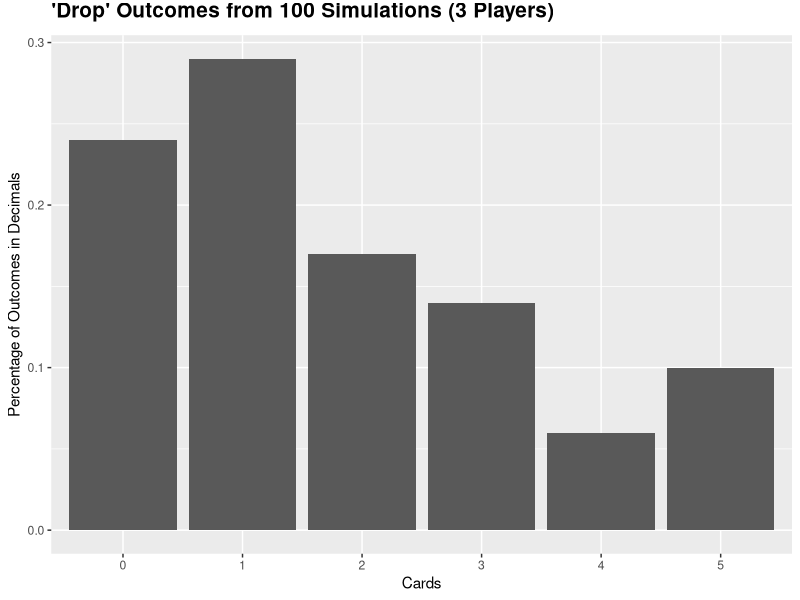
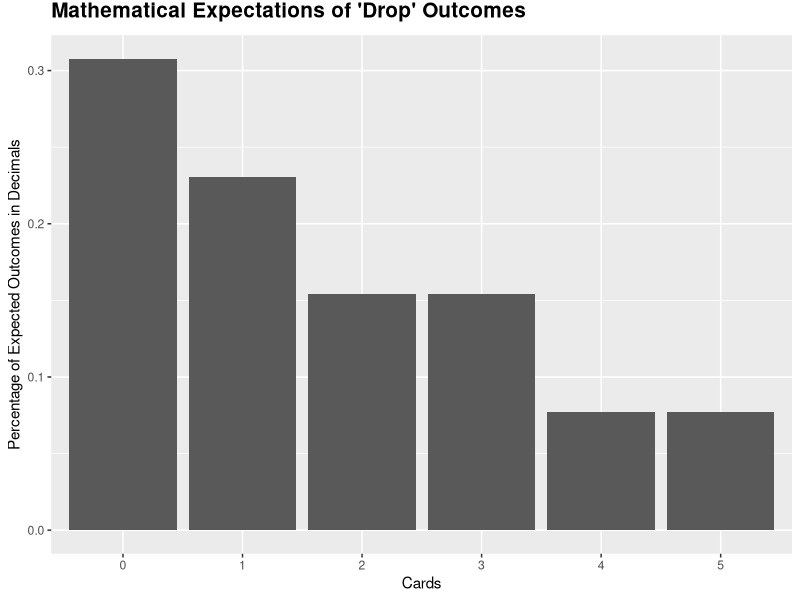

Recreate these plots in R, in order. (Note: this script raises an error after producing the figures.)
## ---- chunk 1

data <- read.csv("data/100-game-results.csv")

library(ggplot2)

data$deaddrop <- factor(data$deaddrop)

ggplot(data) + 
  geom_bar(aes(deaddrop,..count../100)) +
  xlab("Cards") +
  ylab("Percentage of Outcomes in Decimals") +
  ggtitle("'Drop' Outcomes from 100 Simulations (3 Players)") +
  theme(plot.title=element_text(size=15, face="bold",vjust=2))

## ---- chunk 2

ggplot(data=data.frame(prob=c(4/13,3/13,2/13,2/13,1/13,1/13),
                       name=factor(c(0,1,2,3,4,5)))) +
  geom_bar(aes(name,prob), stat="identity") +
  xlab("Cards") +
  ylab("Percentage of Expected Outcomes in Decimals") +
  ggtitle("Mathematical Expectations of 'Drop' Outcomes") +
  theme(plot.title=element_text(size=15, face="bold",vjust=2))

## ---- chunk 3

# function to remove draws from the deck
remove.values <- function(x,y) {
  indices <- c()
    for(i in 1:length(x)) {
      index <- grep(x[i],y)
      if(index[1] %in% indices) {
        if(index[2] %in% indices) {
          if(index[3] %in% indices){
            if(index[4] %in% indices){
              indices <- c(index[5],indices)
            } else { indices <- c(index[4],indices) }
          } else { indices <- c(index[3],indices) }
        } else { indices <- c(index[2],indices) }
      } else { indices <- c(index[1],indices) }
    } 
  print(indices)
}

# function to simulate the game
simulate.game <- function(x) {
  
  # warning if x does not meet specific parameters  
  if(x == 1 | x > 4) { 
    stop("x must be a number between 2 and 4") 
  }

  deck <- c(rep(0,4),rep(1,3),rep(2,2),rep(3,2),4,5)

  # the stash
  stash <- sample(deck,x,replace = F)
  deck <- deck[-remove.values(stash,deck)]

  # the drop
  drop <- sample(deck,1,replace = F)
  deck <- deck[-remove.values(drop,deck)]
  
  # remaining cards in deck
  r <- length(deck)
  
  # player1's hand
  player1 <- sample(deck,floor(r/x),replace = F)
  deck <- deck[-remove.values(player1,deck)]
  
  # player2's hand
  player2 <- sample(deck,floor(r/x),replace = F)
  deck <- deck[-remove.values(player2,deck)]
  
  # player 3's hand
  if(length(deck) > 0) {
    player3 <- sample(deck,floor(r/x),replace = F)
    deck <- deck[-remove.values(player3,deck)]
  } else { player3 <- NA }
  
  # player 4's hand
  if(length(deck) > 0){
    player4 <- sample(deck,floor(r/x),replace = F)
    deck <- deck[-remove.values(player4,deck)]
  } else { player4 <- NA }
  
  # function outcome is a list of all results
  list(player1 = player1, player2 = player2, player3 = player3, player4 = player4,
       stash = stash, drop = drop)
}

## ---- chunk 4

# full Dead Drop deck
full.deck <- c(rep(0,4),rep(1,3),rep(2,2),rep(3,2),4,5)

calculate.probs <- function(l,x) {
  # information available to the player
  available <- c(l$player1, l$stash)
  # the number we want to run prob on 
  number <- table(grepl(x,available))[2]
  if(is.na(number)) { number <- 0 }
  # how many are normally in the deck
  normal <- table(full.deck)[x+1]
  pA <- normal/13
  if(is.na(l$player3)) {
    pBA <- choose(normal-1,number)/choose(12,7)
    pB <- choose(normal,number)/choose(13,7)
  } else {
    pBA <- choose(normal-1,number)/choose(12,6)
    pB <- choose(normal,number)/choose(13,6)
  }
  bayes.theorem(pA,pBA,pB)
}

bayes.theorem <- function(x,y,z) { round(((x*y)/z)*100,2) }

game.results <- data.frame(prob0=c(0),
                           prob1=c(0),
                           prob2=c(0),
                           prob3=c(0),
                           prob4=c(0),
                           prob5=c(0),
                           drop=c(0))

## ---- chunk 5

# set.seed for reproducing my simulations
set.seed(50)
# this runs the simulate game function 500 times and stores the results in an object
simulations <- replicate(500,simulate.game(3))

# now I'm going to loop through the results and bind them to my data frame
x <- 1
while(x <= 500){
  game.results <- rbind(game.results,
                        c(calculate.probs(simulations[,x],0),
                          calculate.probs(simulations[,x],1),
                          calculate.probs(simulations[,x],2),
                          calculate.probs(simulations[,x],3),
                          calculate.probs(simulations[,x],4),
                          calculate.probs(simulations[,x],5),
                          simulations[,x]$drop))
  x <- x + 1
}

## ---- chunk 6
game.results <- game.results[-1,]
rownames(game.results) <- 1:nrow(game.results)
ggplot(game.results) + geom_bar(aes(factor(drop),..count../500)) +
  xlab("Cards") +
  ylab("Percentage of Outcomes in Decimals") +
  ggtitle("'Drop' Outcomes from 500 Simulations (3 Players)") +
  theme(plot.title=element_text(size=15, face="bold",vjust=2))

## ---- chunk 7

# Looking at whether dead drop is included in predictions

game.results$predictor <- apply(game.results,1,function(x) which(x==max(x)))

deaddrop.predicted <- function(x,y) {
  (y + 1) %in% x[[1]]
}

deaddrop.true <- function(x,y) {
  if(length(x) > 1) { 
   FALSE
  } else if(x[1]==y+1) {
    TRUE
  } else { FALSE }
}

predicted <- c()
true <- c()

for(i in 1:length(game.results$predictor)) {
  predicted <- c(predicted,deaddrop.predicted(game.results$predictor[i],game.results$drop[i]))
  true <- c(true, deaddrop.true(game.results$predictor[[i]],game.results$drop[i]))
}

game.results$predicted <- predicted
game.results$trueprediction <- true

# Is a random number better at predicting the dead drop?

set.seed(100)
game.results$random <- sample(full.deck,500, replace=T)

library(dplyr)

game.results <- game.results %>% mutate(randompredicted = (drop == random))

## ---- chunk 8

simulation.outcome <- matrix(c(table(game.results$trueprediction),table(game.results$randompredicted)),ncol=2,byrow = T)
colnames(simulation.outcome) <- c("Failed","Succeeded")
rownames(simulation.outcome) <- c("Probability Prediction","Random Prediction")

library(knitr)
kable(simulation.outcome, caption="Success of Methods in Predicting the Drop")

## ---- chunk 9

# our observed values
chi.square.df <- data.frame(observed=c(384,399,116,101)) 

# calculated the expected values
chi.square.df$expected <- c((384+116)*(384+399)/1000,
                            (399+101)*(384+399)/1000,
                            (384+116)*(116+101)/1000,
                            (399+101)*(116+101)/1000)

require(dplyr)
chi.square.df <- chi.square.df %>%
  # observed - expected
  mutate(`|O-E|` = observed-expected) %>%
  # observed - expected squared
  mutate(`|O-E|^2` = `|O-E|`^2) %>%
  # observed - expected squared/ expected
  mutate(`|O-E|^2/E` = `|O-E|^2`/expected)

# the test statistic
test.statistic <- sum(chi.square.df$`|O-E|^2/E`)

# degrees of freedom
df <- (2-1)*(2-1)

## ---- chunk 10

1-pchisq(test.statistic,df=df)

## ---- chunk 11

# set.seed for reproducing my simulations
set.seed(50)
# this runs the simulate game function 500 times and stores the results in an object
simulations2 <- replicate(500,simulate.game(2))

game.results2 <- data.frame(prob0=c(0),
                           prob1=c(0),
                           prob2=c(0),
                           prob3=c(0),
                           prob4=c(0),
                           prob5=c(0),
                           drop=c(0))

# now I'm going to loop through the results and bind them to my data frame
x <- 1
while(x <= 500){
  game.results2 <- rbind(game.results2,
                        c(calculate.probs(simulations2[,x],0),
                          calculate.probs(simulations2[,x],1),
                          calculate.probs(simulations2[,x],2),
                          calculate.probs(simulations2[,x],3),
                          calculate.probs(simulations2[,x],4),
                          calculate.probs(simulations2[,x],5),
                          simulations2[,x]$drop))
  x <- x + 1
}

game.results2 <- game.results2[-1,]
rownames(game.results2) <- 1:nrow(game.results2)

## ---- chunk 12
game.results2$predictor <- apply(game.results2,1,function(x) which(x==max(x)))

predicted <- c()
true <- c()

for(i in 1:length(game.results2$predictor)) {
  predicted <- c(predicted,deaddrop.predicted(game.results2$predictor[i],game.results2$drop[i]))
  true <- c(true, deaddrop.true(game.results2$predictor[[i]],game.results2$drop[i]))
}

game.results2$predicted <- predicted
game.results2$trueprediction <- true

# Is a random number better at predicting the dead drop?

set.seed(100)
game.results2$random <- sample(full.deck,500, replace=T)

game.results2 <- game.results2 %>% mutate(randompredicted = (drop == random))

## ---- chunk 13

ggplot(game.results2) + geom_bar(aes(factor(drop),..count../500)) +
  xlab("Cards") +
  ylab("Percentage of Outcomes in Decimals") +
  ggtitle("'Drop' Outcomes from 500 Simulations (2 Players)") +
  theme(plot.title=element_text(size=15, face="bold",vjust=2))

## ---- chunk 14

simulation2.outcome <- matrix(c(table(game.results2$trueprediction),table(game.results2$randompredicted)),ncol=2,byrow = T)
colnames(simulation2.outcome) <- c("Failed","Succeeded")
rownames(simulation2.outcome) <- c("Probability Prediction","Random Prediction")

kable(simulation2.outcome, caption="Success of Methods in Predicting the Drop")

## ---- chunk 15

simulation2.test <- chisq.test(simulation2.outcome, correct=F)
test.statistic2 <- as.numeric(simulation2.test$statistic)

## ---- chunk 16
1-pchisq(test.statistic2,df=1)
